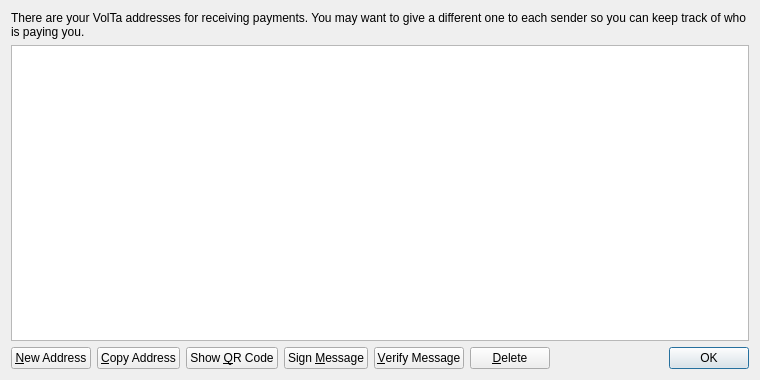
<?xml version="1.0" encoding="UTF-8"?>
<ui version="4.0">
 <class>AddressBookPage</class>
 <widget class="QWidget" name="AddressBookPage">
  <property name="geometry">
   <rect>
    <x>0</x>
    <y>0</y>
    <width>760</width>
    <height>380</height>
   </rect>
  </property>
  <property name="windowTitle">
   <string>Address Book</string>
  </property>
  <layout class="QVBoxLayout" name="verticalLayout">
   <item>
    <widget class="QLabel" name="labelExplanation">
     <property name="text">
      <string>There are your VolTa addresses for receiving payments. You may want to give a different one to each sender so you can keep track of who is paying you.</string>
     </property>
     <property name="textFormat">
      <enum>Qt::PlainText</enum>
     </property>
     <property name="wordWrap">
      <bool>true</bool>
     </property>
    </widget>
   </item>
   <item>
    <widget class="QTableView" name="tableView">
     <property name="contextMenuPolicy">
      <enum>Qt::CustomContextMenu</enum>
     </property>
     <property name="toolTip">
      <string>Double-click to edit address or label</string>
     </property>
     <property name="tabKeyNavigation">
      <bool>false</bool>
     </property>
     <property name="alternatingRowColors">
      <bool>true</bool>
     </property>
     <property name="selectionMode">
      <enum>QAbstractItemView::SingleSelection</enum>
     </property>
     <property name="selectionBehavior">
      <enum>QAbstractItemView::SelectRows</enum>
     </property>
     <property name="sortingEnabled">
      <bool>true</bool>
     </property>
     <attribute name="verticalHeaderVisible">
      <bool>false</bool>
     </attribute>
    </widget>
   </item>
   <item>
    <layout class="QHBoxLayout" name="horizontalLayout">
     <item>
      <widget class="QPushButton" name="newAddressButton">
       <property name="toolTip">
        <string>Create a new address</string>
       </property>
       <property name="text">
        <string>&amp;New Address</string>
       </property>
       <property name="icon">
        <iconset resource="../bitcoin.qrc">
         <normaloff>:/icons/add</normaloff>:/icons/add</iconset>
       </property>
      </widget>
     </item>
     <item>
      <widget class="QPushButton" name="copyToClipboard">
       <property name="toolTip">
        <string>Copy the currently selected address to the system clipboard</string>
       </property>
       <property name="text">
        <string>&amp;Copy Address</string>
       </property>
       <property name="icon">
        <iconset resource="../bitcoin.qrc">
         <normaloff>:/icons/editcopy</normaloff>:/icons/editcopy</iconset>
       </property>
      </widget>
     </item>
     <item>
      <widget class="QPushButton" name="showQRCode">
       <property name="text">
        <string>Show &amp;QR Code</string>
       </property>
       <property name="icon">
        <iconset resource="../bitcoin.qrc">
         <normaloff>:/icons/qrcode</normaloff>:/icons/qrcode</iconset>
       </property>
      </widget>
     </item>
     <item>
      <widget class="QPushButton" name="signMessage">
       <property name="toolTip">
        <string>Sign a message to prove you own a VolTa address</string>
       </property>
       <property name="text">
        <string>Sign &amp;Message</string>
       </property>
       <property name="icon">
        <iconset resource="../bitcoin.qrc">
         <normaloff>:/icons/edit</normaloff>:/icons/edit</iconset>
       </property>
      </widget>
     </item>
     <item>
      <widget class="QPushButton" name="verifyMessage">
       <property name="toolTip">
        <string>Verify a message to ensure it was signed with a specified VolTa address</string>
       </property>
       <property name="text">
        <string>&amp;Verify Message</string>
       </property>
       <property name="icon">
        <iconset resource="../bitcoin.qrc">
         <normaloff>:/icons/transaction_0</normaloff>:/icons/transaction_0</iconset>
       </property>
      </widget>
     </item>
     <item>
      <widget class="QPushButton" name="deleteButton">
       <property name="toolTip">
        <string>Delete the currently selected address from the list</string>
       </property>
       <property name="text">
        <string>&amp;Delete</string>
       </property>
       <property name="icon">
        <iconset resource="../bitcoin.qrc">
         <normaloff>:/icons/remove</normaloff>:/icons/remove</iconset>
       </property>
      </widget>
     </item>
     <item>
      <spacer name="horizontalSpacer">
       <property name="orientation">
        <enum>Qt::Horizontal</enum>
       </property>
       <property name="sizeHint" stdset="0">
        <size>
         <width>40</width>
         <height>20</height>
        </size>
       </property>
      </spacer>
     </item>
     <item>
      <widget class="QDialogButtonBox" name="buttonBox">
       <property name="sizePolicy">
        <sizepolicy hsizetype="Maximum" vsizetype="Fixed">
         <horstretch>0</horstretch>
         <verstretch>0</verstretch>
        </sizepolicy>
       </property>
       <property name="standardButtons">
        <set>QDialogButtonBox::Ok</set>
       </property>
      </widget>
     </item>
    </layout>
   </item>
  </layout>
 </widget>
 <resources>
  <include location="../bitcoin.qrc"/>
 </resources>
 <connections/>
</ui>
